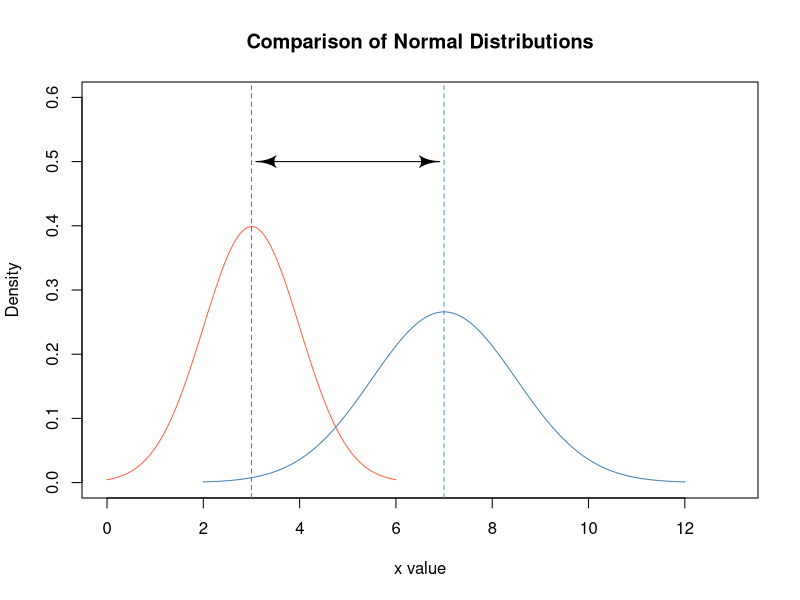
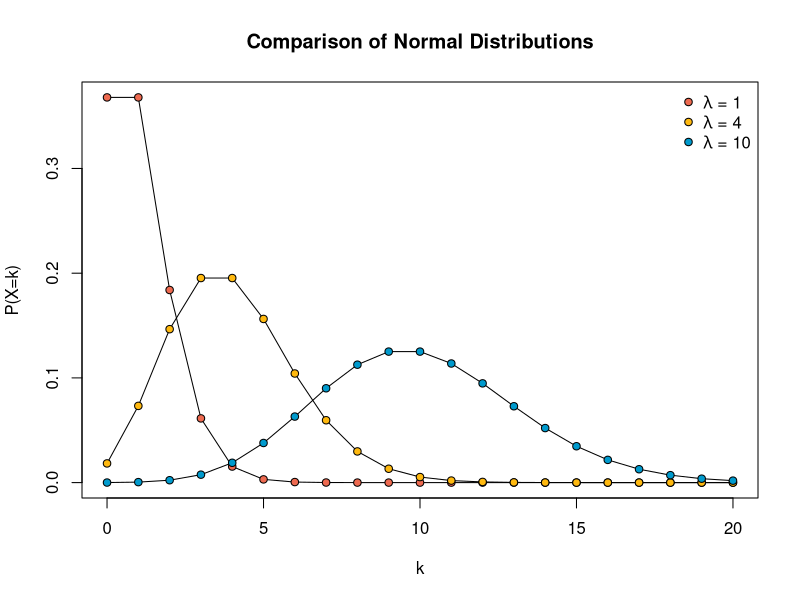

Reproduce these figures in R, in order.
## ---- chunk 1
library(shape)
x1 <- seq(0, 6, length=100)
hx1 <- dnorm(x1, mean = 3, sd = 1)
x2 <- seq(2, 12, length=100)
hx2 <- dnorm(x2, mean = 7, sd = 1.5)

plot(x1, hx1, type="l", lty=1, xlab="x value",
     ylab="Density", main="Comparison of Normal Distributions",
     col="tomato", ylim=c(0, 0.6), xlim=c(0, 13))
lines(x2, hx2, type="l", col="steelblue")
abline(v=3, col="tomato3", lty=2)
abline(v=7, col="steelblue3", lty=2)
Arrows(3.3, 0.5, 6.7, 0.5, code = 3, arr.type = "curved")
## ---- chunk 2
x1 <- seq(0, 20)
hx1 <- dpois(x1, lambda = 1)
hx2 <- dpois(x1, lambda = 4)
hx3 <- dpois(x1, lambda = 10)

plot(x1, hx1, type="l", lty=1,
     main="Comparison of Normal Distributions",
     xlab="k", ylab="P(X=k)")
lines(x1, hx2, type="l")
lines(x1, hx3, type="l")
cols <- c("coral2", "darkgoldenrod1", "deepskyblue3")
points(x1, hx1, bg=cols[1], pch=21)
points(x1, hx2, bg=cols[2], pch=21)
points(x1, hx3, bg=cols[3], pch=21)
leg <- c(expression(paste(lambda, " = ", 1)),
         expression(paste(lambda, " = ", 4)),
         expression(paste(lambda, " = ", 10)))
legend("topright", legend = leg, pt.bg = cols, pch=21, bty="n")
